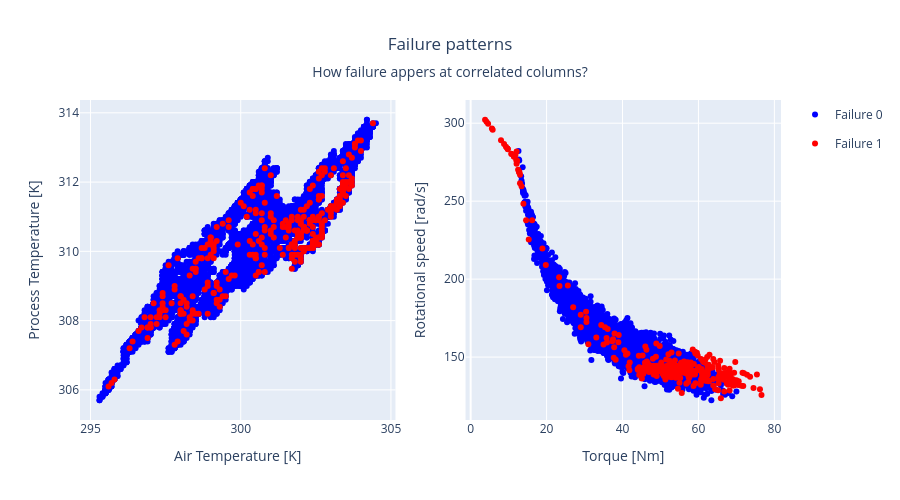

Write notebook code for a chart like this one.
### Code cell
fig = make_subplots(
    rows= 1, cols= 2
)

for fail, mf_color in [(0, 'blue'), (1, 'red')]:
    df_filtered = df.filter(pl.col('Machine failure') == fail)
    fig.add_trace(
        go.Scatter(
            x = df_filtered['Air temperature [K]'],
            y = df_filtered['Process temperature [K]'],
            mode= 'markers',
            name= f'Failure {fail}',
            marker= dict(color=mf_color),
            legendgroup=f'{fail}'
        ),
        row= 1, col= 1
    )
    df_filtered = df.filter(pl.col('Machine failure') == fail)
    fig.add_trace(
            go.Scatter(
                x = df_filtered['Torque [Nm]'],
                y = df_filtered['Rotational speed [rad/s]'],
                mode= 'markers',
                name= f'Failure {fail}',
                marker= dict(color=mf_color),
                legendgroup=f'{fail}',
                showlegend= False
            ),
            row= 1, col= 2
        )


fig.update_layout(
    height = 500,
    title = dict(
        text= 'Failure patterns',
        subtitle = dict(text = 'How failure appers at correlated columns?'),
        x = 0.5
        ),
    title_subtitle_font_size= 14
    )
fig.update_xaxes(
    title_text = 'Air Temperature [K]',
    row= 1, col= 1
)
fig.update_xaxes(
    title_text = 'Torque [Nm]',
    row= 1, col= 2
)
fig.update_yaxes(
    title_text = 'Process Temperature [K]',
    row= 1, col= 1
)
fig.update_yaxes(
    title_text = 'Rotational speed [rad/s]',
    row= 1, col= 2
)
fig.show()

### Figure 1 — Plotly figure (JSON) as saved in the notebook; plotly's stock layout.template omitted (floating-point values rounded to 4 significant figures; data arrays with more than 128 entries replaced by an {"elided": "..."} marker saying what was removed)
{"data": [{"legendgroup": "0", "marker": {"color": "blue"}, "mode": "markers", "name": "Failure 0", "type": "scatter", "x": {"elided": "9643 float values"}, "xaxis": "x", "y": {"elided": "9643 float values"}, "yaxis": "y"}, {"legendgroup": "0", "marker": {"color": "blue"}, "mode": "markers", "name": "Failure 0", "showlegend": false, "type": "scatter", "x": {"elided": "9643 float values"}, "xaxis": "x2", "y": {"elided": "9643 float values"}, "yaxis": "y2"}, {"legendgroup": "1", "marker": {"color": "red"}, "mode": "markers", "name": "Failure 1", "type": "scatter", "x": {"elided": "330 float values"}, "xaxis": "x", "y": {"elided": "330 float values"}, "yaxis": "y"}, {"legendgroup": "1", "marker": {"color": "red"}, "mode": "markers", "name": "Failure 1", "showlegend": false, "type": "scatter", "x": {"elided": "330 float values"}, "xaxis": "x2", "y": {"elided": "330 float values"}, "yaxis": "y2"}], "layout": {"height": 500, "title": {"subtitle": {"font": {"size": 14}, "text": "How failure appers at correlated columns?"}, "text": "Failure patterns", "x": 0.5}, "xaxis": {"anchor": "y", "domain": [0, 0.45], "title": {"text": "Air Temperature [K]"}}, "xaxis2": {"anchor": "y2", "domain": [0.55, 1], "title": {"text": "Torque [Nm]"}}, "yaxis": {"anchor": "x", "domain": [0, 1], "title": {"text": "Process Temperature [K]"}}, "yaxis2": {"anchor": "x2", "domain": [0, 1], "title": {"text": "Rotational speed [rad/s]"}}}}
